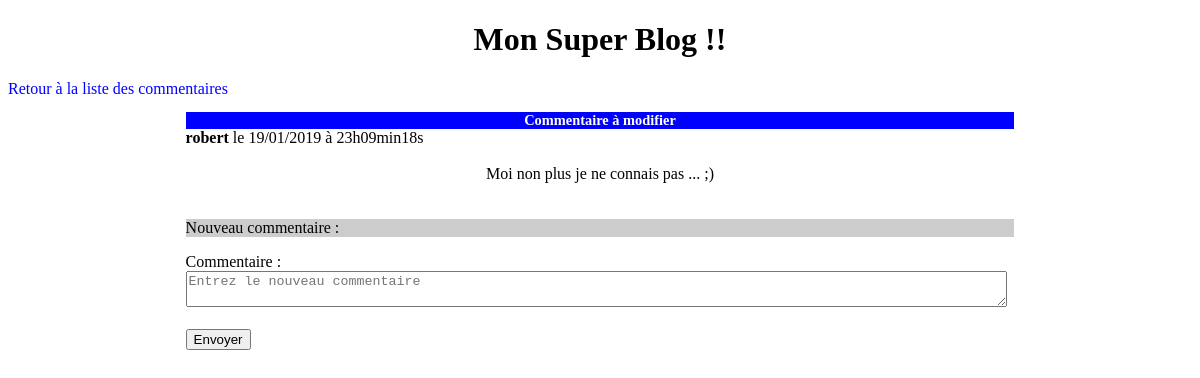
Screenshot of /index.php?action=changeView&postId=2&id=36 with the database file from the repository.
### tables this page shows
CREATE TABLE `comments` (
  `id` int(11) NOT NULL,
  `post_id` int(11) NOT NULL,
  `author` varchar(255) NOT NULL,
  `comment` text NOT NULL,
  `comment_date` datetime NOT NULL
);

### controller/frontend.php (called while the page is built, shortened)
<?php
require_once('model/CommentManager.php');
function changePage($id, $postId)
{
  $commentManager = new  \Quentin\Blog\Model\CommentManager();
  $request1 = $commentManager->changePage($id,$postId);
  require ('view/frontend/changeCommentView.php');
}

### model/CommentManager.php (called while the page is built, shortened)
<?php
class CommentManager extends Manager
{
public function changePage($id,$postId)
{
 $db = $this->dbConnect();
 $request1 = $db->prepare('SELECT id, post_id, author, comment, DATE_FORMAT(comment_date, \'%d/%m/%Y à %Hh%imin%ss\') AS date_fr2 FROM comments WHERE id = ? ORDER BY id DESC LIMIT 0,5');
 $request1->execute(array($id));
 return $request1;
 return $id;
 return $postId;
}
}

### view/frontend/changeCommentView.php (the view, shortened to what this page needs)
<?php
$lien = '<a href="index.php?action=post&id=' . $_GET['postId']  . '">Retour à la liste des commentaires</a>';
?>
<?php
while ($data1 = $request1->fetch())
{
     echo '<strong>' . htmlspecialchars($data1['author']) . '</strong>' . ' le ' . htmlspecialchars($data1['date_fr2']) . '<br><br><div class="center">' . htmlspecialchars($data1['comment']) . '</div><br><br>';
}
?>
<p>Nouveau commentaire : </p>
<form action="index.php?action=changeComment&amp;id=<?= $_GET['id'] ?>&amp;postId=<?= $_GET['postId'] ?>" method="post">
     <div>
          <label for="newComment">Commentaire : </label>
          <br>
          <textarea cols="100%" name="newComment" id="newComment" placeholder="Entrez le nouveau commentaire"></textarea>
     </div>
     <div>
          <br>
          <button type="submit">Envoyer</button>
     </div>
</form>
<?php
require('template.php'); ?>

### public/css/style.css (style rules this page uses)
.news p { background-color:#CCCCCC; margin-top:0px; }
a { text-decoration: none; color: blue; }
form { margin-bottom: 25px; }
.center, .test { text-align:center; }

### rows the page displays
comments: author "robert", date_fr2 "19/01/2019 à 23h09min18s", comment "Moi non plus je ne connais pas ... ;)"

### other values shown
$Subtitle "Commentaire à modifier"
